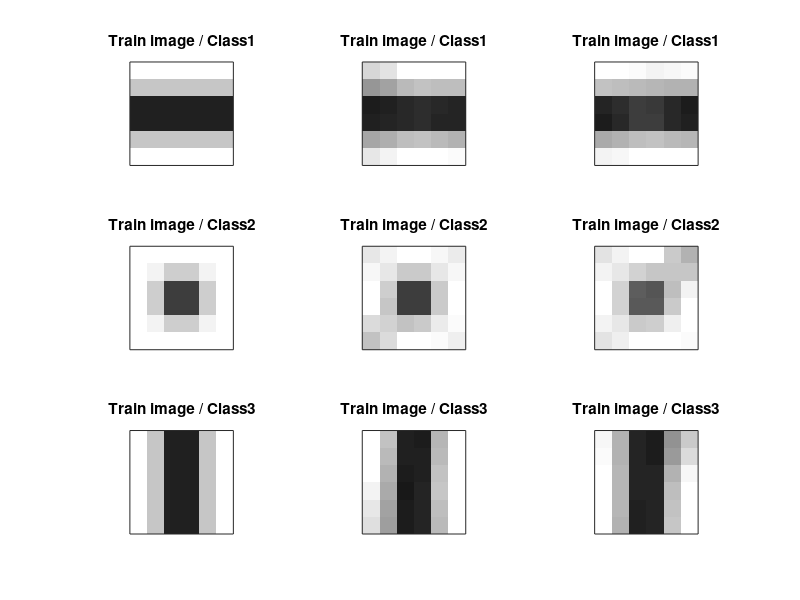
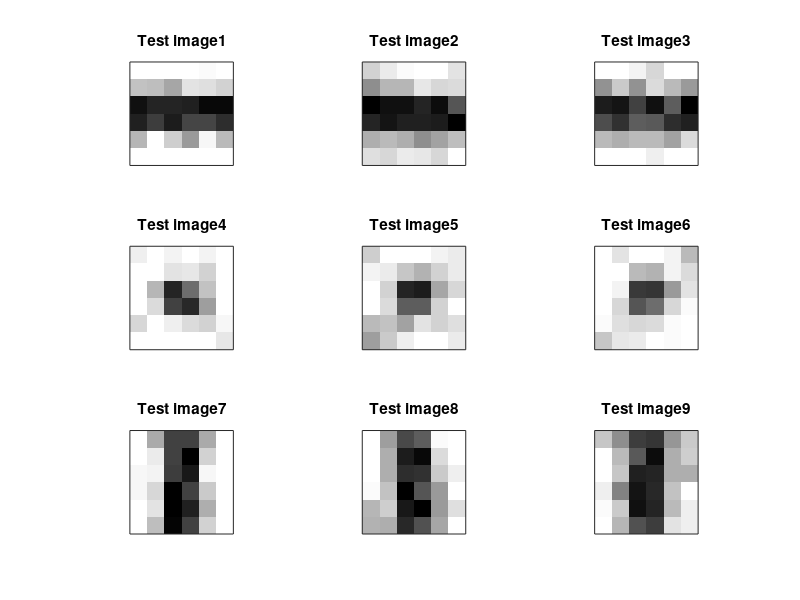

Here is the MATLAB script that generated these plots, in order: (Note: this script raises an error after producing the figures.)
%% Demo of training and testing CNN on simple synthatic images
% Based on the DeepLearnToolbox by R. B. Palm
% Written by Zhifei Zhang, 10/4/2016
% University of Tennessee, Knoxville, TN
% Tested on Windows 8.1 Matlab R2015a

clc; clear; close all;

%% add path of DeepLearnToolbox
addpath(genpath('DeepLearnToolbox_trimmed'));

%% generate traing and testing images
num_classes = 3;  
num_images_per_class = 3; 
% simple images reshaped into columns 
% image size (3x3) reshaped to (9x1)
images = [
    % class 1
    255     0   255   255     0   255   255     0   255
    198     5   213   244    14   245   241     8   231    
    246     8   222   225    40   237   228     5   235
    
    % class 2
    255   255   255   255     0   255   255   255   255
    234   255   205   251     0   251   238   253   240    
    232   255   231   247    38   246   190   236   250
    
    % class 3
    255    255   255    0   0   0   255    255   255
    245    225   205    1   0   5   238    253   240    
    225    235   231    7   8   4   190    236   250
    ]';

% labels
labels = [  
    1  1   1   0   0   0   0   0   0
    0  0   0   1   1   1   0   0   0
    0  0   0   0   0   0   1   1   1 
    ];

%% format the data
train_x = reshape(images, 3, 3, []) / 255.0;
train_x = imresize(train_x, [6 6]);
train_y = labels;

test_x = reshape(images, 3, 3, []) / 255.0;
test_x = imresize(test_x, [6 6]);
test_x = imnoise(test_x, 'gaussian'); % add gaussian noise
test_y = labels;

% display the training images 
figure('numberTitle', 'off', 'name', ...
    'Training images');
for i=1:num_images_per_class*num_classes
    subplot(num_classes,num_images_per_class,i), ...
        imshow(train_x(:,:,i))
    axis on
    set(gca, ...
        'xticklabel', [], ...
        'yticklabel', [], ...
        'ticklength', [0 0])
    title(strcat('Train image / Class ', int2str(ceil(i/num_images_per_class))))
end

% display the testing images 
figure('numberTitle', 'off', 'name', ...
    'Testing images');
for i=1:num_images_per_class*num_classes
    subplot(num_classes,num_images_per_class,i), ...
        imshow(test_x(:,:,i))
    axis on
    set(gca, ...
        'xticklabel', [], ...
        'yticklabel', [], ...
        'ticklength', [0 0])
    title(strcat('Test image ', int2str(i)))
end

%% setup a convolutional neural network
% input (map size: 6x6)
%   --> convolution with 2 kernels of size 3x3 + sigmoid (4x4x2)
%   --> subsampling with 2x2 kernel (2x2x2)
%   --> vectorization (8x1)
%   --> fully connection + sigmoid => output (3x1)
rng(0,'v5uniform') % reset the rand generator
cnn.layers = {
    %input layer
    struct('type', 'i') 
    
    %convolution layer
    struct('type', 'c', 'outputmaps', 2, 'kernelsize', 3) 
    
    %subsampling layer (average pooling)
    struct('type', 's', 'scale', 2) 
};
cnn = cnnsetup(cnn, train_x, train_y);

%% train the CNN
% learning rate: the rate of updating the kernels
learning_rate = 1; 
% batch size: the number of images inputed to the network for each update  
batch_size = 9; 
% number of epochs: iterations of training on the whole dataset
% 1 epoch gets around 11% error rate, and 100 epochs gets around 1.2%
% each epoch takes around 90s on Intel dual core i7 CPU @ 2.40GHz 
num_epochs = 200; 

opts.alpha = learning_rate;
opts.batchsize = batch_size;
opts.numepochs = num_epochs;

% use the classical gradient descent in backpropagation
cnn = cnntrain(cnn, train_x, train_y, opts);

%% test the CNN
[error_rate, cnn, bad] = cnntest(cnn, test_x, test_y);
fprintf('Error rate = %.2f%%\n', error_rate*100);

%% training and testing is done!
%%%%%%%%%%%%%%%%%%%%%%%%%%%%%%%%%%%%%%%%%%%%%%%%%%%%%%%%%%%%%%%%%%%%%
%%%%%%%%%%%%%%%% later code is for plotting %%%%%%%%%%%%%%%%%%%%%%%%% 
%%%%%%%%%%%%%%%%%%%%%%%%%%%%%%%%%%%%%%%%%%%%%%%%%%%%%%%%%%%%%%%%%%%%%

%% plot batch-wise mean squared error during training 
figure('numberTitle', 'off', 'name', ...
    'Batch-wise mean squared error during training'); 
plot(cnn.rL, 'linewidth', 2);
xlabel('Batches')
ylabel('Mean squared error')
set(gca, 'fontsize', 16, ...
    'xlim', [0 length(cnn.rL)], ...
    'ylim', [0 ceil(max(cnn.rL)*10)*.1]);
grid on

%% the class-wise classification accuracy
[~, labels] = max(test_y);
h1 = hist(labels, size(test_y,1));
labels(bad) = [];
h2 = hist(labels, size(test_y,1));
figure('numberTitle', 'off', 'name', ...
    'Class-wise classification accuracy'); hold on
colors = get(gca, 'colororder');
bar(1:3, h1, .8, 'facecolor', colors(1,:))
bar(1:3, h2, .7, 'facecolor', colors(2,:))
legend('Number of testing samples', ...
    'Number of right classified samples', 'location', 'southeast')
set(gca, ...
    'ygrid', 'on', ...
    'fontsize', 14, ...
    'xlim', [.5 3.5], ...
    'xtick', 1:3, ...
    'ylim', [0 3.5] ...
    )
accuracy = h2 ./ h1;
for i = 1:length(accuracy)
    str = sprintf('%.2f', accuracy(i));
    text(i-.065, h1(i)+.2, str, 'fontsize', 14);
end

%% visualize the convolution kernels
for i = 1:length(cnn.layers)
    if cnn.layers{i}.type ~= 'c'
        continue
    end
    kernels = cnn.layers{i}.k;
    num_input_maps = length(kernels);
    num_output_maps = length(kernels{1});
    figure('numberTitle', 'off', 'name', ...
        sprintf('Kernels of the Conv. layer: %d input -> %d output', ...
        num_input_maps, num_output_maps));
    for j = 1:num_input_maps
        for k = 1:num_output_maps
            subplot(num_input_maps, num_output_maps, ...
                (j-1)*num_output_maps+k)
            imagesc(kernels{j}{k})
            colormap gray
            axis image
            set(gca, ...
                'xticklabel', [], ...
                'yticklabel', [], ...
                'ticklength', [0 0])
        end
    end
end

%% an example of feedforward using the trained network
figure('numberTitle', 'off', 'name', ...
    'An example of feed forward');
num_layers = length(cnn.layers);
n_rows = length(cnn.layers{end}.b);
n_cols = num_layers + 2;
sample_ind = 1; % 1~batch_size
value_range = [0 1];
for i = 1:num_layers
    switch cnn.layers{i}.type
        % plot input images
        case 'i'
            subplot(n_rows, n_cols, 1:n_cols:(n_rows*n_cols))
            img = cnn.layers{i}.a{1}(:,:,sample_ind);
            [m, n] = size(img);
            title_str = {'Input', sprintf('(%dx%d)', m, n)};
            imagesc(img, value_range);
            colormap gray
            axis image
            set(gca, ...
                'xticklabel', [], ...
                'yticklabel', [], ...
                'ticklength', [0 0])
            title(title_str, 'fontsize', 14)
        
        % plot maps after convolution 
        case 'c'
            span = n_rows / length(cnn.layers{i}.a);
            for j = 1:length(cnn.layers{i}.a)
                locs = [];
                for k = 1:span 
                    locs = [locs (j-1)*span*n_cols+(k-1)*n_cols+i];
                end
                subplot(n_rows, n_cols, locs)
                img = cnn.layers{i}.a{j}(:,:,sample_ind);
                imagesc(img, value_range);
                colormap gray
                axis image
                set(gca, ...
                    'xticklabel', [], ...
                    'yticklabel', [], ...
                    'ticklength', [0 0])
                if j == 1
                    [m, n] = size(img);
                    title_str = {'Conv', sprintf('(%dx%d)', m, n)};
                    title(title_str, 'fontsize', 14)
                end
            end
                
        % plot maps after pooling    
        case 's'
            span = n_rows / length(cnn.layers{i}.a);
            for j = 1:length(cnn.layers{i}.a)
                locs = [];
                for k = 1:span 
                    locs = [locs (j-1)*span*n_cols+(k-1)*n_cols+i];
                end
                subplot(n_rows, n_cols, locs)
                img = cnn.layers{i}.a{j}(:,:,sample_ind);
                imagesc(img, value_range);
                colormap gray
                axis image
                set(gca, ...
                    'xticklabel', [], ...
                    'yticklabel', [], ...
                    'ticklength', [0 0])
                if j == 1
                    [m, n] = size(img);
                    title_str = {'Pool', sprintf('(%dx%d)', m, n)};
                    title(title_str, 'fontsize', 14)
                end
            end
    end
end

% plot fully-connected layer
subplot(n_rows, n_cols, (n_cols-1):n_cols:(n_rows*n_cols))        
img = cnn.fv(:,sample_ind);
imagesc(img, value_range);
colormap gray
axis image
set(gca, ...
    'xticklabel', [], ...
    'yticklabel', [], ...
    'ticklength', [0 0])
title_str = ['FC ', sprintf('(%dx1)', length(img))];
title(title_str, 'fontsize', 14)

% plot output layer
subplot(n_rows, n_cols, (n_cols):n_cols:(n_rows*n_cols))        
img = cnn.o(:,sample_ind);
imagesc(img, value_range);
colormap gray
axis image
title_str = {'Output ', '(3x1)'};
title(title_str, 'fontsize', 14)
set(gca, 'xticklabel', [], ...
    'ytick', 1:3, ...
    'yticklabel', 1:3, ...
    'fontsize', 14, ...
    'ticklength', [0 0])
